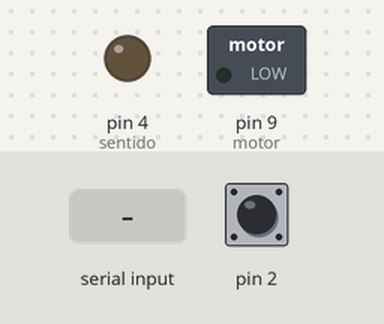
Recording of a sketch running on a simulated Arduino Uno, built with avr-gcc and run on an emulated ATmega328P. Shown: switched loads named in the sketch (green lamp = pin HIGH), output pins drawn as LEDs (lit = HIGH). Inputs (shaded band) come from the test bench; at power-on: pin 2 HIGH. What the sketch prints to the serial monitor is not drawn.

Above: at 1.2 s.
1.3 s: "a" received over Serial
At 2.5 s:
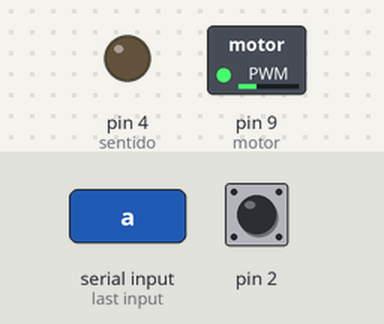
2.8 s: "q" received over Serial
Timing chart, 0 to 5.8 s (numbered marks = the images above; inputs shaded):
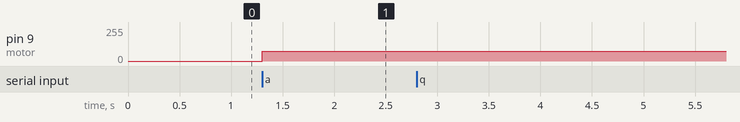

The sketch:

cuenta_pulsos.ino
```cpp
  long int contador=0; //contador de pulsos para el feedrate
  long int pul_encod=0; //contador de pulsos del encoder para las revolucion completa
  long int rev=0; //variable para guardar las revoluciones/espiras por capa
  long int rev_t=0; //variable para contar las revoluciones total
  long int pulsos_rev; //cantidad de pulsos por revolucion. Definido


  long int rev_capa=5; // revoluciones por capa
  long int n_espiras=25; //cantidad total de espiras
  long int feedrate=10; //inicializado para referenciar

  long int rec=0; //variable para guardar lo que recibo
  long int check=0;

  int sentido = 4; //pin de control de motor PaP
  int clk = 7; //pin de clock para motor PaP
  int testled=13; //led onboard para pruebas
  int motor=9; //motor de carretel
  const int ledPin =  13;

  int n=0; // variable para pruebas


  int ref=0; //guardo el estado de la referenciada
  int fcarrera = 8; //pin del final de carrera
  int fcarreraest = 0; //variable donde guardo el estado del final de carrera

  int op=1; //opcion en el receving data
  int q=1; //variable para enviar en el check, para enviar intiguer y no char
  int vel=250; //variable de velocidad

void setup() {
  // put your setup code here, to run once:
  // initialize serial:
  Serial.begin(9600);
  pinMode(motor, OUTPUT);
  pinMode(sentido, OUTPUT);
  pinMode(clk, OUTPUT);
  attachInterrupt( 0, encoder, FALLING); // configuramos la interrupcion como falling
  pinMode(fcarrera, INPUT);


}

void loop()
{
  // put your main code here, to run repeatedly:
    //Serial.println("inici");
  // fcarreraest = digitalRead(fcarrera);
   // Serial.println(fcarreraest); //muestra el estado de fcarreraest. eliminar cuando todo funcione

}


void serialEvent()
  {
  while (Serial.available())
      {
        rec = (long int)Serial.read();
      }
    if (rec=='q')
      Serial.println(contador);
    if(rec=='w')
      contador=0;
    if(rec=='a')
      analogWrite(motor, 75);
    if(rec=='s')
      analogWrite(motor, 0);
    if(rec=='d')
      n=contador;
    if(rec=='e')
      Serial.println(n);

  }


/*---------------------------------------*/
void encoder() //funcion que suma uno a <<pulsos>> con cada falling en el pin 2
   {
    contador++ ;
   }
```

Measured:
- after the input at 1.3 s, pin 9 (motor): 0/255 → 75/255 at once
- after the input at 2.8 s, every drawn part: stays the same
